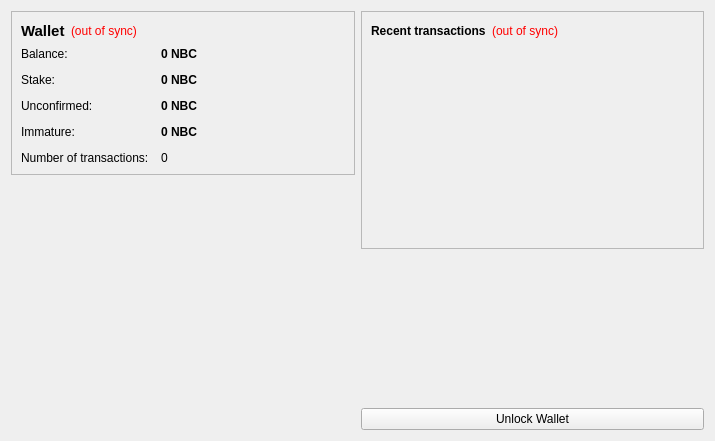
<?xml version="1.0" encoding="UTF-8"?>
<ui version="4.0">
 <class>OverviewPage</class>
 <widget class="QWidget" name="OverviewPage">
  <property name="geometry">
   <rect>
    <x>0</x>
    <y>0</y>
    <width>715</width>
    <height>441</height>
   </rect>
  </property>
  <property name="windowTitle">
   <string>Form</string>
  </property>
  <layout class="QHBoxLayout" name="horizontalLayout" stretch="1,1">
   <item>
    <layout class="QVBoxLayout" name="verticalLayout_2">
     <item>
      <widget class="QFrame" name="frame">
       <property name="frameShape">
        <enum>QFrame::StyledPanel</enum>
       </property>
       <property name="frameShadow">
        <enum>QFrame::Raised</enum>
       </property>
       <layout class="QVBoxLayout" name="verticalLayout_4">
        <item>
         <layout class="QHBoxLayout" name="horizontalLayout_4">
          <item>
           <widget class="QLabel" name="label_5">
            <property name="font">
             <font>
              <pointsize>11</pointsize>
              <weight>75</weight>
              <bold>true</bold>
             </font>
            </property>
            <property name="text">
             <string>Wallet</string>
            </property>
           </widget>
          </item>
          <item>
           <widget class="QLabel" name="labelWalletStatus">
            <property name="toolTip">
             <string>The displayed information may be out of date. Your wallet automatically synchronizes with the ICBCoin network after a connection is established, but this process has not completed yet.</string>
            </property>
            <property name="styleSheet">
             <string notr="true">QLabel { color: red; }</string>
            </property>
            <property name="text">
             <string notr="true">(out of sync)</string>
            </property>
            <property name="alignment">
             <set>Qt::AlignLeading|Qt::AlignLeft|Qt::AlignVCenter</set>
            </property>
           </widget>
          </item>
          <item>
           <spacer name="horizontalSpacer_2">
            <property name="orientation">
             <enum>Qt::Horizontal</enum>
            </property>
            <property name="sizeHint" stdset="0">
             <size>
              <width>40</width>
              <height>20</height>
             </size>
            </property>
           </spacer>
          </item>
         </layout>
        </item>
        <item>
         <layout class="QFormLayout" name="formLayout_2">
          <property name="fieldGrowthPolicy">
           <enum>QFormLayout::AllNonFixedFieldsGrow</enum>
          </property>
          <property name="horizontalSpacing">
           <number>12</number>
          </property>
          <property name="verticalSpacing">
           <number>12</number>
          </property>
          <item row="0" column="0">
           <widget class="QLabel" name="label">
            <property name="text">
             <string>Balance:</string>
            </property>
           </widget>
          </item>
          <item row="0" column="1">
           <widget class="QLabel" name="labelBalance">
            <property name="font">
             <font>
              <weight>75</weight>
              <bold>true</bold>
             </font>
            </property>
            <property name="cursor">
             <cursorShape>IBeamCursor</cursorShape>
            </property>
            <property name="toolTip">
             <string>Your current balance</string>
            </property>
            <property name="text">
             <string notr="true">0 NBC</string>
            </property>
            <property name="textInteractionFlags">
             <set>Qt::LinksAccessibleByMouse|Qt::TextSelectableByKeyboard|Qt::TextSelectableByMouse</set>
            </property>
           </widget>
          </item>
          <item row="1" column="0">
           <widget class="QLabel" name="label_6">
            <property name="text">
             <string>Stake:</string>
            </property>
           </widget>
          </item>
          <item row="1" column="1">
           <widget class="QLabel" name="labelStake">
            <property name="font">
             <font>
              <weight>75</weight>
              <bold>true</bold>
             </font>
            </property>
            <property name="cursor">
             <cursorShape>IBeamCursor</cursorShape>
            </property>
            <property name="toolTip">
             <string>Total of coins that was staked, and do not yet count toward the current balance</string>
            </property>
            <property name="text">
             <string notr="true">0 NBC</string>
            </property>
            <property name="textInteractionFlags">
             <set>Qt::LinksAccessibleByMouse|Qt::TextSelectableByKeyboard|Qt::TextSelectableByMouse</set>
            </property>
           </widget>
          </item>
          <item row="2" column="0">
           <widget class="QLabel" name="label_3">
            <property name="text">
             <string>Unconfirmed:</string>
            </property>
           </widget>
          </item>
          <item row="2" column="1">
           <widget class="QLabel" name="labelUnconfirmed">
            <property name="font">
             <font>
              <weight>75</weight>
              <bold>true</bold>
             </font>
            </property>
            <property name="cursor">
             <cursorShape>IBeamCursor</cursorShape>
            </property>
            <property name="toolTip">
             <string>Total of transactions that have yet to be confirmed, and do not yet count toward the current balance</string>
            </property>
            <property name="text">
             <string notr="true">0 NBC</string>
            </property>
            <property name="textInteractionFlags">
             <set>Qt::LinksAccessibleByMouse|Qt::TextSelectableByKeyboard|Qt::TextSelectableByMouse</set>
            </property>
           </widget>
          </item>
          <item row="3" column="0">
           <widget class="QLabel" name="labelImmatureText">
            <property name="text">
             <string>Immature:</string>
            </property>
           </widget>
          </item>
          <item row="3" column="1">
           <widget class="QLabel" name="labelImmature">
            <property name="font">
             <font>
              <weight>75</weight>
              <bold>true</bold>
             </font>
            </property>
            <property name="toolTip">
             <string>Mined balance that has not yet matured</string>
            </property>
            <property name="text">
             <string notr="true">0 NBC</string>
            </property>
            <property name="textInteractionFlags">
             <set>Qt::LinksAccessibleByMouse|Qt::TextSelectableByKeyboard|Qt::TextSelectableByMouse</set>
            </property>
           </widget>
          </item>
          <item row="4" column="0">
           <widget class="QLabel" name="label_2">
            <property name="text">
             <string>Number of transactions:</string>
            </property>
           </widget>
          </item>
          <item row="4" column="1">
           <widget class="QLabel" name="labelNumTransactions">
            <property name="toolTip">
             <string>Total number of transactions in wallet</string>
            </property>
            <property name="text">
             <string notr="true">0</string>
            </property>
           </widget>
          </item>
         </layout>
        </item>
       </layout>
      </widget>
     </item>
     <item>
      <spacer name="verticalSpacer">
       <property name="orientation">
        <enum>Qt::Vertical</enum>
       </property>
       <property name="sizeHint" stdset="0">
        <size>
         <width>20</width>
         <height>40</height>
        </size>
       </property>
      </spacer>
     </item>
    </layout>
   </item>
   <item>
    <layout class="QVBoxLayout" name="verticalLayout_3">
     <item>
      <widget class="QFrame" name="frame_2">
       <property name="frameShape">
        <enum>QFrame::StyledPanel</enum>
       </property>
       <property name="frameShadow">
        <enum>QFrame::Raised</enum>
       </property>
       <layout class="QVBoxLayout" name="verticalLayout">
        <item>
         <layout class="QHBoxLayout" name="horizontalLayout_2">
          <item>
           <widget class="QLabel" name="label_4">
            <property name="text">
             <string>&lt;b&gt;Recent transactions&lt;/b&gt;</string>
            </property>
           </widget>
          </item>
          <item>
           <widget class="QLabel" name="labelTransactionsStatus">
            <property name="toolTip">
             <string>The displayed information may be out of date. Your wallet automatically synchronizes with the ICBCoin network after a connection is established, but this process has not completed yet.</string>
            </property>
            <property name="styleSheet">
             <string notr="true">QLabel { color: red; }</string>
            </property>
            <property name="text">
             <string notr="true">(out of sync)</string>
            </property>
            <property name="alignment">
             <set>Qt::AlignRight|Qt::AlignTrailing|Qt::AlignVCenter</set>
            </property>
           </widget>
          </item>
          <item>
           <spacer name="horizontalSpacer">
            <property name="orientation">
             <enum>Qt::Horizontal</enum>
            </property>
            <property name="sizeHint" stdset="0">
             <size>
              <width>40</width>
              <height>20</height>
             </size>
            </property>
           </spacer>
          </item>
         </layout>
        </item>
        <item>
         <widget class="QListView" name="listTransactions">
          <property name="styleSheet">
           <string notr="true">QListView { background: transparent; }</string>
          </property>
          <property name="frameShape">
           <enum>QFrame::NoFrame</enum>
          </property>
          <property name="verticalScrollBarPolicy">
           <enum>Qt::ScrollBarAlwaysOff</enum>
          </property>
          <property name="horizontalScrollBarPolicy">
           <enum>Qt::ScrollBarAlwaysOff</enum>
          </property>
          <property name="selectionMode">
           <enum>QAbstractItemView::NoSelection</enum>
          </property>
         </widget>
        </item>
       </layout>
      </widget>
     </item>
     <item>
      <spacer name="verticalSpacer_2">
       <property name="orientation">
        <enum>Qt::Vertical</enum>
       </property>
       <property name="sizeHint" stdset="0">
        <size>
         <width>20</width>
         <height>40</height>
        </size>
       </property>
      </spacer>
     </item>
     <item>
      <widget class="QPushButton" name="unlockWalletButton">
       <property name="text">
        <string>Unlock Wallet</string>
       </property>
      </widget>
     </item>
    </layout>
   </item>
  </layout>
 </widget>
 <resources/>
 <connections/>
</ui>
